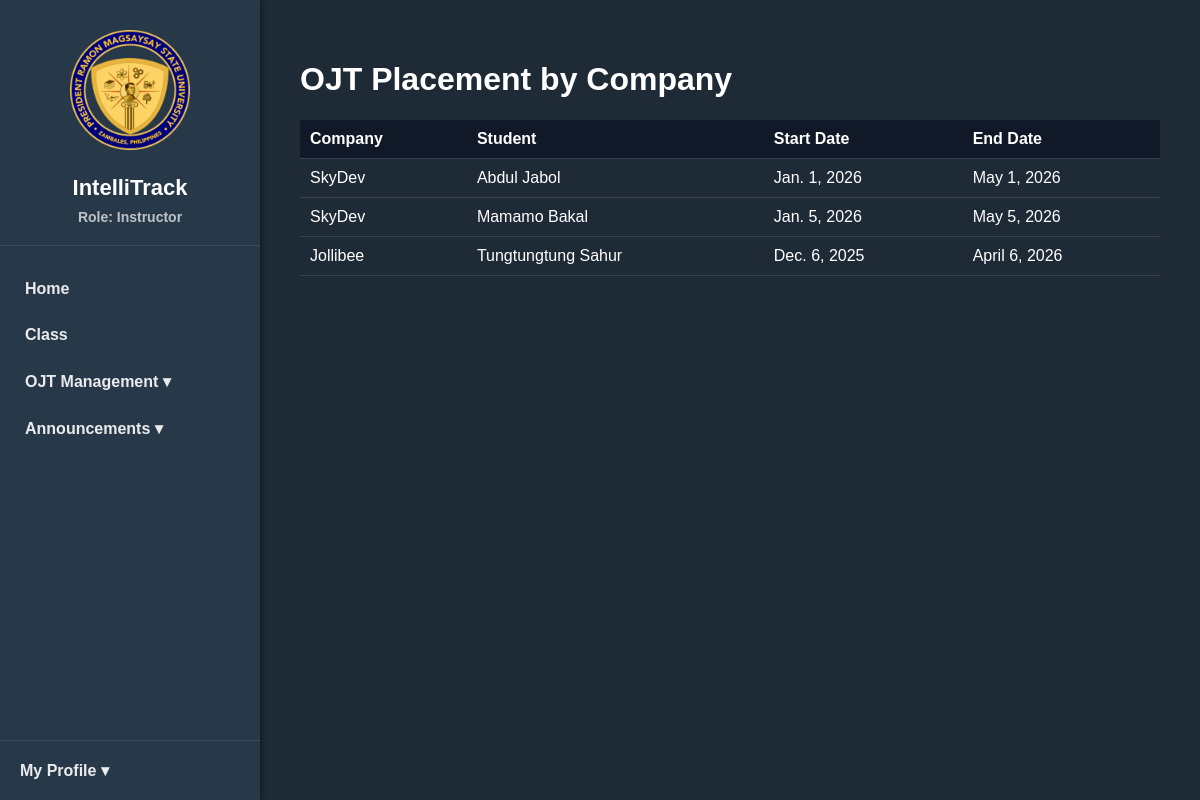
The app's page /instructor/placements/ (signed in) with its own data.
### student/models.py (models this page shows, shortened)
class OJTPlacement(models.Model):
    student = models.OneToOneField(
        User,
        on_delete=models.CASCADE,
        related_name='ojt_placement',
        limit_choices_to={'role': 'student'}
    )
    supervisor = models.ForeignKey(
        User,
        on_delete=models.SET_NULL,
        null=True,
        blank=True,
        related_name='supervised_students',
        limit_choices_to={'role': 'company'}
    )
    batch_year = models.IntegerField(
        choices=YEAR_CHOICES,
        null=True,
        blank=True
    )
    batch_year = models.IntegerField(choices=YEAR_CHOICES, null=True, blank=True)
    company_name = models.CharField(max_length=255, blank=True, null=True)
    start_date = models.DateField(blank=True, null=True)
    end_date = models.DateField(blank=True, null=True)
    target_hours = models.IntegerField(default=600)
    notes = models.TextField(blank=True, null=True)

### accounts/models.py (models this page shows, shortened)
class User(AbstractUser):
    ROLE_CHOICES = [
        ('student', 'Student'),
        ('instructor', 'Instructor'),
        ('company', 'Company Supervisor'),
        ('admin', 'Administrator'),
    ]
    role = models.CharField(max_length=20, choices=ROLE_CHOICES)

### ojt_tracker/decorators.py (the view)
        @login_required(login_url="/login/")
        def wrapper(request, *args, **kwargs):
            if request.user.role in allowed_roles:
                return view_func(request, *args, **kwargs)
            return redirect('/login')

### teacher/views.py (called while the page is built)
@role_required(['instructor'])
def instructor_placements(request):
    placements = OJTPlacement.objects.select_related('student', 'supervisor').all()
    return render(request, "teacher/teacher-placements.html", {
        "placements": placements
    })

### teacher/templates/teacher/teacher-placements.html (shortened to what this page needs)
{% extends "teacher/base.html" %}
{% block content %}
<h1>OJT Placement by Company</h1>
{% if placements %}
    <table id="companyPlacementTable">
        <thead>
            <tr>
                <th onclick="sortTable(0)">Company</th>
                <th onclick="sortTable(1)">Student</th>
                <th onclick="sortTable(2)">Start Date</th>
                <th onclick="sortTable(3)">End Date</th>
            </tr>
        </thead>
        <tbody>
            {% for p in placements %}
            <tr>
                <td>{{ p.company_name|default:"No company assigned" }}</td>
                <td>{{ p.student.get_full_name }}</td>
                <td>{{ p.start_date|default:"-" }}</td>
                <td>{{ p.end_date|default:"-" }}</td>
            </tr>
            {% endfor %}
        </tbody>
    </table>
{% else %}
    <p>No placements available.</p>
{% endif %}
{% endblock %}

### teacher/templates/teacher/base.html (style rules this page uses)
body { margin: 0; font-family: Arial, Helvetica, sans-serif; background: #1F2A37; color: white; display: flex; height: 100vh; }

### teacher/templates/teacher/teacher-placements.html (style rules this page uses)
table { width:100%; border-collapse:collapse; margin-top:20px; cursor:pointer; }
th, td { padding:10px; border-bottom:1px solid #374151; text-align:left; }
th { background:#111827; }

### records on screen
OJTPlacement: company_name "SkyDev", student.get_full_name "Abdul Jabol", start_date "Jan. 1, 2026", end_date "May 1, 2026"
OJTPlacement: company_name "SkyDev", student.get_full_name "Mamamo Bakal", start_date "Jan. 5, 2026", end_date "May 5, 2026"
OJTPlacement: company_name "Jollibee", student.get_full_name "Tungtungtung Sahur", start_date "Dec. 6, 2025", end_date "April 6, 2026"
